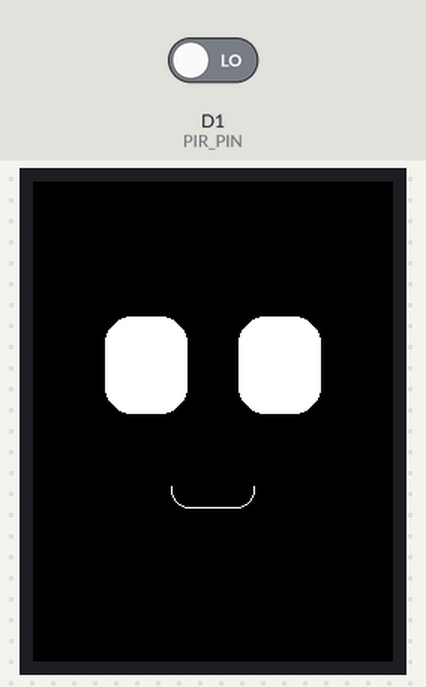
This sketch was run on a simulated ESP8266 (NodeMCU). Parts: 240×320 colour display. Inputs (shaded band) come from the test bench; at power-on: D1 (PIR_PIN) LOW. Random numbers use the default seed unless the sketch sets one; what the sketch prints to the serial monitor is not drawn.

Above: at 6.9 s.
7.0 s: D1 (PIR_PIN) driven HIGH
Timing chart, 0 to 10.0 s (numbered marks = the images above; inputs shaded):
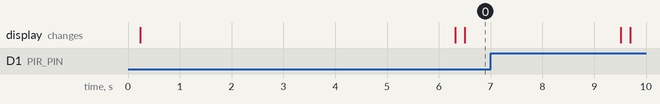

The sketch:

combined-reference.ino
```cpp
#include <Arduino.h>
#include <Adafruit_GFX.h>
#include <Adafruit_ST7789.h>

// ==========================================
// DESK-BUDDY: DISPLAY + MOTION + AUDIO
// ==========================================

// Display pins
#define TFT_CS   D0
#define TFT_DC   D2
#define TFT_MOSI D10
#define TFT_SCLK D8

// Motion sensor
#define PIR_PIN D1

// DFPlayer pins
#define DF_RX D7
#define DF_TX D6

// Display
Adafruit_ST7789 tft = Adafruit_ST7789(
  TFT_CS, TFT_DC, TFT_MOSI, TFT_SCLK, -1
);

// Timing
const unsigned long AUDIO_COOLDOWN = 20000;
const unsigned long BLINK_DURATION = 180;

unsigned long lastAudioTime = 0;
unsigned long lastBlinkTime = 0;
unsigned long nextBlinkInterval = 3000;

bool hasPlayed = false;
bool previousMotion = false;
bool eyesClosed = false;

int nextAudio = 1;

// ==========================================
// FACE
// ==========================================

void drawFace(bool closed) {
  tft.fillScreen(ST77XX_BLACK);

  uint16_t eyeColor = ST77XX_WHITE;

  if (closed) {
    // Closed eyes
    tft.fillRoundRect(48, 118, 55, 7, 3, eyeColor);
    tft.fillRoundRect(137, 118, 55, 7, 3, eyeColor);
  } else {
    // Open eyes
    tft.fillRoundRect(48, 90, 55, 65, 18, eyeColor);
    tft.fillRoundRect(137, 90, 55, 65, 18, eyeColor);
  }

  // Smile
  tft.drawRoundRect(92, 190, 56, 28, 12, eyeColor);
  tft.fillRect(91, 190, 58, 13, ST77XX_BLACK);
}

void updateFace(unsigned long now) {
  if (!eyesClosed &&
      now - lastBlinkTime >= nextBlinkInterval) {

    eyesClosed = true;
    lastBlinkTime = now;
    drawFace(true);
  }

  if (eyesClosed &&
      now - lastBlinkTime >= BLINK_DURATION) {

    eyesClosed = false;
    lastBlinkTime = now;

    nextBlinkInterval = random(2500, 6000);

    drawFace(false);
  }
}

// ==========================================
// DFPLAYER
// ==========================================

void sendDFPlayerCommand(uint8_t command, uint16_t parameter) {
  uint8_t packet[10] = {
    0x7E, 0xFF, 0x06, command, 0x00,
    (uint8_t)(parameter >> 8),
    (uint8_t)(parameter & 0xFF),
    0x00, 0x00, 0xEF
  };

  uint16_t checksum = 0;

  for (int i = 1; i <= 6; i++) {
    checksum += packet[i];
  }

  checksum = -checksum;

  packet[7] = checksum >> 8;
  packet[8] = checksum & 0xFF;

  Serial1.write(packet, 10);
  Serial1.flush();
}

void playNextAudio(unsigned long now) {
  Serial.print("Playing MP3: ");
  Serial.println(nextAudio);

  sendDFPlayerCommand(0x12, nextAudio);

  lastAudioTime = now;
  hasPlayed = true;

  nextAudio++;

  if (nextAudio > 3) {
    nextAudio = 1;
  }
}

// ==========================================
// MOTION
// ==========================================

void updateMotion(unsigned long now) {
  bool motion = digitalRead(PIR_PIN) == HIGH;

  bool newMotion = motion && !previousMotion;

  bool cooldownComplete =
      !hasPlayed ||
      (now - lastAudioTime >= AUDIO_COOLDOWN);

  if (newMotion && cooldownComplete) {
    Serial.println("MOTION DETECTED!");

    playNextAudio(now);
  }

  previousMotion = motion;
}

// ==========================================
// SETUP
// ==========================================

void setup() {
  Serial.begin(115200);

  pinMode(PIR_PIN, INPUT);

  Serial.println("Desk-Buddy starting...");

  // Start display
  tft.init(240, 320);
  tft.setRotation(0);

  randomSeed(micros());

  drawFace(false);

  Serial.println("Display initialized.");

  // Start DFPlayer
  Serial1.begin(9600, SERIAL_8N1, DF_RX, DF_TX);

  delay(3000);

  sendDFPlayerCommand(0x06, 20);

  Serial.println("DFPlayer initialized.");
  Serial.println("Waiting for motion...");

  lastBlinkTime = millis();
}

// ==========================================
// MAIN LOOP
// ==========================================

void loop() {
  unsigned long now = millis();

  updateFace(now);
  updateMotion(now);
}
```
